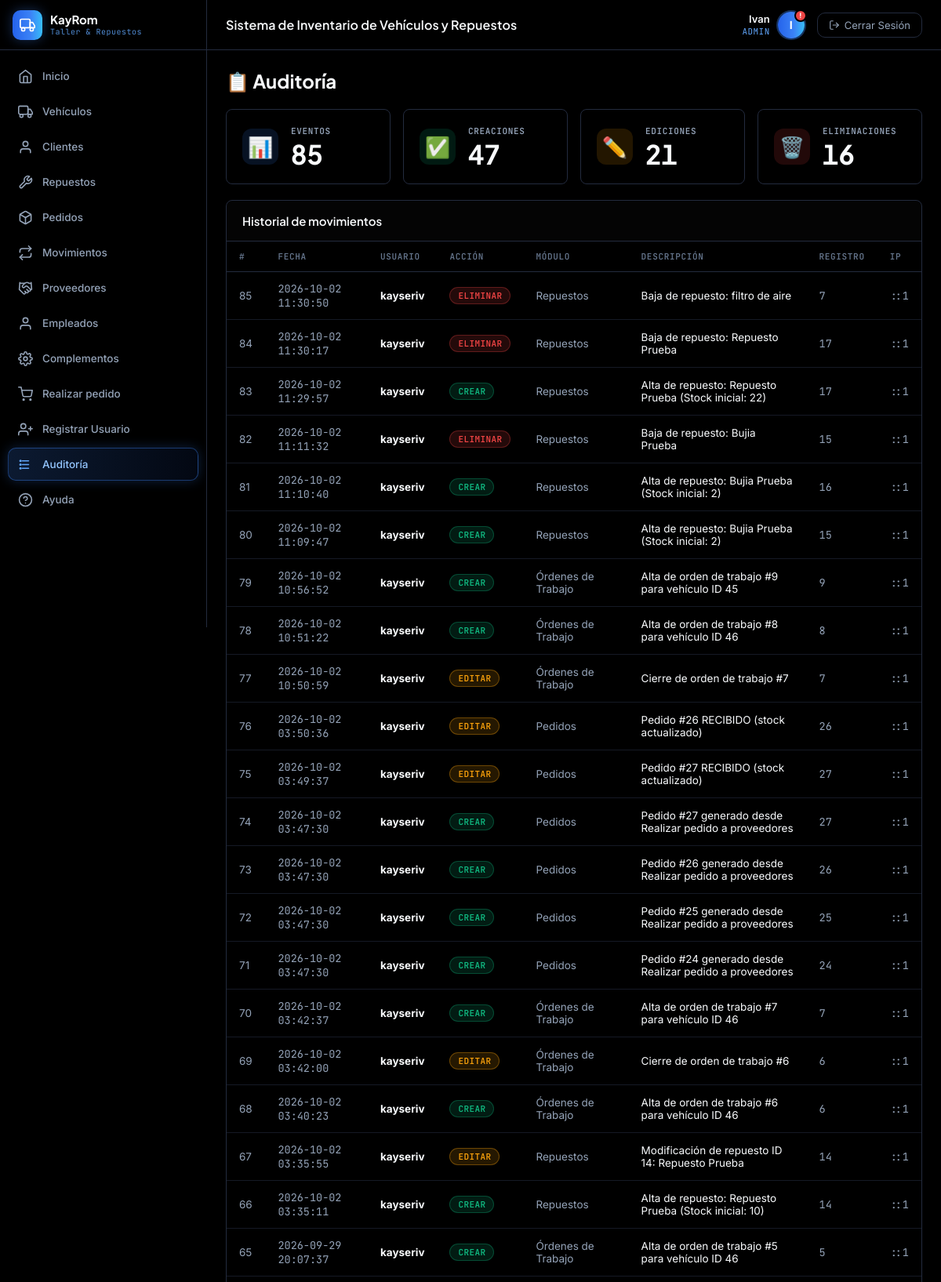
Page /index.php?page=auditorias (signed in, upper part) on the committed database.
### tables this page shows
CREATE TABLE `auditorias` (
  `id` int NOT NULL AUTO_INCREMENT,
  `usuario_id` int DEFAULT NULL,
  `accion` varchar(50) NOT NULL,
  `modulo` varchar(50) NOT NULL,
  `descripcion` varchar(255) DEFAULT NULL,
  `registro_id` int DEFAULT NULL,
  `ip` varchar(45) DEFAULT NULL,
  `fecha` datetime DEFAULT CURRENT_TIMESTAMP,
  PRIMARY KEY (`id`),
  KEY `fk_auditoria_usuario` (`usuario_id`),
  CONSTRAINT `fk_auditoria_usuario` FOREIGN KEY (`usuario_id`) REFERENCES `usuario` (`id`) ON DELETE SET NULL ON UPDATE CASCADE
);

CREATE TABLE `usuario` (
  `id` int NOT NULL AUTO_INCREMENT,
  `nombre_usuario` varchar(100) NOT NULL,
  `contrasena_usuario` varchar(255) NOT NULL,
  `activo` tinyint(1) NOT NULL DEFAULT '1',
  `persona_id` int DEFAULT NULL,
  `email` varchar(100) DEFAULT NULL,
  `token_recuperacion` varchar(64) DEFAULT NULL,
  `token_expiracion` datetime DEFAULT NULL,
  `rol` varchar(30) DEFAULT 'empleado',
  PRIMARY KEY (`id`),
  KEY `persona_id` (`persona_id`),
  CONSTRAINT `usuario_ibfk_1` FOREIGN KEY (`persona_id`) REFERENCES `persona` (`id`)
);

### backend/auditoria/controllers/AuditoriaController.php (called while the page is built)
<?php
class AuditoriaController {
    private $model;
    public function __construct() {
        $this->model = new AuditoriaModel();
    }
    public function index() {
        $data = [
            'auditorias' => $this->model->getAll(),
            'activePage' => 'auditorias'
        ];
        require_once 'backend/auditoria/views/auditorias.php';
    }
}

### config/base_datos.php (called while the page is built, shortened)
<?php
class Database {
    private static $instance = null;
    public $conexion;
    private function __construct() {
        $this->conexion = new mysqli(DB_HOST, DB_USER, DB_PASS, DB_NAME);
        $this->conexion->set_charset(DB_CHARSET);
    }
    public static function getInstance() {
        if (self::$instance === null) {
            self::$instance = new Database();
        }
        return self::$instance;
    }
    public function getConexion() {
        return $this->conexion;
    }
}

### backend/auditoria/AuditoriaModel.php (called while the page is built, shortened)
<?php
class AuditoriaModel
{
    private $db;
    public function __construct()
    {
       require_once __DIR__ . '/../../config/base_datos.php';
        $this->db = Database::getInstance()->getConexion();
    }
    public function getAll() {
        $sql = "SELECT a.*, u.nombre_usuario
                FROM auditorias a
                LEFT JOIN usuario u ON u.id = a.usuario_id
                ORDER BY a.fecha DESC, a.id DESC";
        $result = $this->db->query($sql);
        return $result ? $result->fetch_all(MYSQLI_ASSOC) : [];
    }
}

### backend/auditoria/views/auditorias.php (the view)
<?php require_once 'compartidoCREO/views/encabezado.php'; ?>
<div class="page-header">
    <h1>📋 Auditoría</h1>
</div>
<div class="stats-grid" style="margin-bottom: 20px;">
    <?php
        $totalAuditorias = count($data['auditorias'] ?? []);
        $totalCreaciones = 0;
        $totalEdiciones = 0;
        $totalEliminaciones = 0;
        foreach ($data['auditorias'] ?? [] as $registro) {
            switch (strtoupper($registro['accion'] ?? '')) {
                case 'CREAR':
                    $totalCreaciones++;
                    break;
                case 'EDITAR':
                    $totalEdiciones++;
                    break;
                case 'ELIMINAR':
                    $totalEliminaciones++;
                    break;
            }
        }
    ?>
    <div class="stat-card blue">
        <div class="stat-icon">📊</div>
        <div class="stat-info">
            <div class="stat-label">Eventos</div>
            <div class="stat-value"><?= $totalAuditorias ?></div>
        </div>
    </div>
    <div class="stat-card green">
        <div class="stat-icon">✅</div>
        <div class="stat-info">
            <div class="stat-label">Creaciones</div>
            <div class="stat-value"><?= $totalCreaciones ?></div>
        </div>
    </div>
    <div class="stat-card orange">
        <div class="stat-icon">✏️</div>
        <div class="stat-info">
            <div class="stat-label">Ediciones</div>
            <div class="stat-value"><?= $totalEdiciones ?></div>
        </div>
    </div>
    <div class="stat-card red">
        <div class="stat-icon">🗑️</div>
        <div class="stat-info">
            <div class="stat-label">Eliminaciones</div>
            <div class="stat-value"><?= $totalEliminaciones ?></div>
        </div>
    </div>
</div>
<div class="panel">
    <div class="panel-header">
        <div class="panel-title">Historial de movimientos</div>
    </div>
    <div class="panel-body">
        <table>
            <thead>
                <tr>
                    <th>#</th>
                    <th>Fecha</th>
                    <th>Usuario</th>
                    <th>Acción</th>
                    <th>Módulo</th>
                    <th>Descripción</th>
                    <th>Registro</th>
                    <th>IP</th>
                </tr>
            </thead>
            <tbody>
                <?php if (empty($data['auditorias'])): ?>
                    <tr>
                        <td colspan="8" style="text-align:center;color:var(--text-muted);padding:30px;">
                            No hay eventos de auditoría registrados.
                        </td>
                    </tr>
                <?php else: ?>
                    <?php foreach ($data['auditorias'] as $a): ?>
                        <?php
                            $accion = strtoupper($a['accion'] ?? '');
                            $claseBadge = 'disponible';
                            if ($accion === 'EDITAR') {
                                $claseBadge = 'reparacion';
                            } elseif ($accion === 'ELIMINAR') {
                                $claseBadge = 'vendido';
                            }
                        ?>
                        <tr>
                            <td style="color:var(--text-muted);"><?= (int)($a['id'] ?? 0) ?></td>
                            <td style="color:var(--text-muted); font-family:var(--font-mono);">
                                <?= htmlspecialchars($a['fecha'] ?? '') ?>
                            </td>
                            <td>
                                <strong><?= htmlspecialchars($a['nombre_usuario'] ?? 'Sistema') ?></strong>
                            </td>
                            <td>
                                <span class="badge-status <?= $claseBadge ?>"><?= htmlspecialchars($accion) ?></span>
                            </td>
                            <td style="color:var(--text-muted);"><?= htmlspecialchars($a['modulo'] ?? '') ?></td>
                            <td><?= htmlspecialchars($a['descripcion'] ?? '') ?></td>
                            <td style="color:var(--text-muted); font-family:var(--font-mono);">
                                <?= htmlspecialchars($a['registro_id'] ?? '-') ?>
                            </td>
                            <td style="color:var(--text-muted); font-family:var(--font-mono);">
                                <?= htmlspecialchars($a['ip'] ?? '-') ?>
                            </td>
                        </tr>
                    <?php endforeach; ?>
                <?php endif; ?>
            </tbody>
        </table>
    </div>
</div>
<?php require_once 'compartidoCREO/views/pie_pagina.php'; ?>

### public/css/style.css (style rules this page uses)
:root { --bg-dark: #000000; --bg-panel: #000000; --bg-card: #000000; --bg-hover: #121316; --sidebar-w: 264px; --accent-blue: #3B82F6; --accent-green: #10B981; --accent-orange:#F59E0B; --accent-red: #EF4444; --accent-blue-bright: #60A5FA; --accent-indigo: #6366F1; --gradient-primary: linear-gradient(90deg, #2563EB 0%, #3B82F6 60%, #38BDF8 100%); --text-primary: #F8FAFC; --text-muted: #94A3B8; --text-dim: #64748B; --border: #232B3E; --radius: 8px; --transition: 0.18s ease; --font-display: 'Plus Jakarta Sans', sans-serif; --font-body: 'Inter', sans-serif; --font-mono: 'JetBrains Mono', monospace; }
*, *::before, *::after { margin: 0; padding: 0; box-sizing: border-box; }
body { font-family: var(--font-body); background: var(--bg-dark); color: var(--text-primary); display: flex; min-height: 100vh; overflow-x: hidden; }
.stats-grid { display: grid; grid-template-columns: repeat(4, 1fr); gap: 16px; margin-bottom: 24px; }
.stat-card { border-radius: var(--radius); padding: 20px; display: flex; align-items: center; gap: 16px; background: var(--bg-card); border: 1px solid var(--border); transition: transform var(--transition), border-color var(--transition); position: relative; overflow: hidden; }
.stat-card.blue .stat-icon { background: rgba(59,130,246,0.15); color: #60A5FA; }
.stat-card.green .stat-icon { background: rgba(16,185,129,0.15); color: #10B981; }
.stat-card.orange .stat-icon { background: rgba(245,158,11,0.15); color: #F59E0B; }
.stat-card.red .stat-icon { background: rgba(239,68,68,0.15); color: #EF4444; }
.stat-icon { font-size: 26px; opacity: 0.95; flex-shrink: 0; width: 46px; height: 46px; border-radius: 12px; display: flex; align-items: center; justify-content: center; }
.stat-info { flex: 1; }
.stat-label { font-family: var(--font-mono); font-size: 11px; color: var(--text-muted); font-weight: 600; letter-spacing: 0.06em; text-transform: uppercase; }
.stat-value { font-family: var(--font-display); font-size: 34px; font-weight: 700; line-height: 1; margin-top: 6px; color: var(--text-primary); font-variant-numeric: tabular-nums; }
.panel { background: var(--bg-card); border: 1px solid var(--border); border-radius: var(--radius); overflow: hidden; box-shadow: 0 1px 3px rgba(0,0,0,0.35); }
.panel-header { padding: 16px 20px; border-bottom: 1px solid var(--border); display: flex; align-items: center; justify-content: space-between; background: rgba(255,255,255,0.015); }
.panel-title { font-family: var(--font-display); font-size: 15px; font-weight: 600; display: flex; align-items: center; gap: 8px; color: var(--text-primary); }
.panel-body { padding: 0; overflow-x: auto; }
table { width: 100%; border-collapse: collapse; font-size: 13.5px; }
thead th { padding: 12px 16px; text-align: left; color: var(--text-dim); font-weight: 600; font-size: 11px; letter-spacing: 0.06em; text-transform: uppercase; background: var(--bg-dark); font-family: var(--font-mono); border-bottom: 1px solid var(--border); }
tbody td { padding: 12px 16px; border-bottom: 1px solid rgba(35,43,62,0.6); color: var(--text-primary); }
.badge-status { padding: 3px 10px; border-radius: 20px; font-size: 11px; font-weight: 600; letter-spacing: 0.4px; display: inline-block; font-family: var(--font-mono); }
.badge-status.disponible { background: rgba(16,185,129,0.15); color: #10B981; border: 1px solid rgba(16,185,129,0.3); }
.badge-status.vendido { background: rgba(239,68,68,0.15); color: #EF4444; border: 1px solid rgba(239,68,68,0.3); }
.badge-status.reparacion { background: rgba(245,158,11,0.15); color: #F59E0B; border: 1px solid rgba(245,158,11,0.35); }
.page-header { display: flex; align-items: center; justify-content: space-between; margin-bottom: 20px; }
.page-header h1 { font-family: var(--font-display); font-size: 24px; font-weight: 700; color: var(--text-primary); }
.stat-card, .panel, .btn, .nav-icon-btn, .action-icons a, .module-chip, .filter-group select, .quick-modal-box { transition: transform 0.15s ease, box-shadow 0.15s ease, border-color 0.15s ease, background 0.15s ease, color 0.15s ease; }
tbody tr { transition: background 0.12s ease, box-shadow 0.12s ease; }

### rows in the picture
auditorias: id "85", fecha "2026-10-02 11:30:50", usuario.nombre_usuario "kayseriv", accion "ELIMINAR", modulo "Repuestos", descripcion "Baja de repuesto: filtro de aire", registro "7", ip "::1"
auditorias: id "84", fecha "2026-10-02 11:30:17", usuario.nombre_usuario "kayseriv", accion "ELIMINAR", modulo "Repuestos", descripcion "Baja de repuesto: Repuesto Prueba", registro "17", ip "::1"
auditorias: id "83", fecha "2026-10-02 11:29:57", usuario.nombre_usuario "kayseriv", accion "CREAR", modulo "Repuestos", descripcion "Alta de repuesto: Repuesto Prueba (Stock inicial: 22)", registro "17", ip "::1"
auditorias: id "82", fecha "2026-10-02 11:11:32", usuario.nombre_usuario "kayseriv", accion "ELIMINAR", modulo "Repuestos", descripcion "Baja de repuesto: Bujia Prueba", registro "15", ip "::1"
auditorias: id "81", fecha "2026-10-02 11:10:40", usuario.nombre_usuario "kayseriv", accion "CREAR", modulo "Repuestos", descripcion "Alta de repuesto: Bujia Prueba (Stock inicial: 2)", registro "16", ip "::1"
auditorias: id "80", fecha "2026-10-02 11:09:47", usuario.nombre_usuario "kayseriv", accion "CREAR", modulo "Repuestos", descripcion "Alta de repuesto: Bujia Prueba (Stock inicial: 2)", registro "15", ip "::1"
auditorias: id "79", fecha "2026-10-02 10:56:52", usuario.nombre_usuario "kayseriv", accion "CREAR", modulo "Órdenes de Trabajo", descripcion "Alta de orden de trabajo #9 para vehículo ID 45", registro "9", ip "::1"
auditorias: id "78", fecha "2026-10-02 10:51:22", usuario.nombre_usuario "kayseriv", accion "CREAR", modulo "Órdenes de Trabajo", descripcion "Alta de orden de trabajo #8 para vehículo ID 46", registro "8", ip "::1"
auditorias: id "77", fecha "2026-10-02 10:50:59", usuario.nombre_usuario "kayseriv", accion "EDITAR", modulo "Órdenes de Trabajo", descripcion "Cierre de orden de trabajo #7", registro "7", ip "::1"
auditorias: id "76", fecha "2026-10-02 03:50:36", usuario.nombre_usuario "kayseriv", accion "EDITAR", modulo "Pedidos", descripcion "Pedido #26 RECIBIDO (stock actualizado)", registro "26", ip "::1"
auditorias: id "75", fecha "2026-10-02 03:49:37", usuario.nombre_usuario "kayseriv", accion "EDITAR", modulo "Pedidos", descripcion "Pedido #27 RECIBIDO (stock actualizado)", registro "27", ip "::1"
auditorias: id "74", fecha "2026-10-02 03:47:30", usuario.nombre_usuario "kayseriv", accion "CREAR", modulo "Pedidos", descripcion "Pedido #27 generado desde Realizar pedido a proveedores", registro "27", ip "::1"
auditorias: id "73", fecha "2026-10-02 03:47:30", usuario.nombre_usuario "kayseriv", accion "CREAR", modulo "Pedidos", descripcion "Pedido #26 generado desde Realizar pedido a proveedores", registro "26", ip "::1"
auditorias: id "72", fecha "2026-10-02 03:47:30", usuario.nombre_usuario "kayseriv", accion "CREAR", modulo "Pedidos", descripcion "Pedido #25 generado desde Realizar pedido a proveedores", registro "25", ip "::1"
auditorias: id "71", fecha "2026-10-02 03:47:30", usuario.nombre_usuario "kayseriv", accion "CREAR", modulo "Pedidos", descripcion "Pedido #24 generado desde Realizar pedido a proveedores", registro "24", ip "::1"
auditorias: id "70", fecha "2026-10-02 03:42:37", usuario.nombre_usuario "kayseriv", accion "CREAR", modulo "Órdenes de Trabajo", descripcion "Alta de orden de trabajo #7 para vehículo ID 46", registro "7", ip "::1"
auditorias: id "69", fecha "2026-10-02 03:42:00", usuario.nombre_usuario "kayseriv", accion "EDITAR", modulo "Órdenes de Trabajo", descripcion "Cierre de orden de trabajo #6", registro "6", ip "::1"
auditorias: id "68", fecha "2026-10-02 03:40:23", usuario.nombre_usuario "kayseriv", accion "CREAR", modulo "Órdenes de Trabajo", descripcion "Alta de orden de trabajo #6 para vehículo ID 46", registro "6", ip "::1"
auditorias: id "67", fecha "2026-10-02 03:35:55", usuario.nombre_usuario "kayseriv", accion "EDITAR", modulo "Repuestos", descripcion "Modificación de repuesto ID 14: Repuesto Prueba", registro "14", ip "::1"
auditorias: id "66", fecha "2026-10-02 03:35:11", usuario.nombre_usuario "kayseriv", accion "CREAR", modulo "Repuestos", descripcion "Alta de repuesto: Repuesto Prueba (Stock inicial: 10)", registro "14", ip "::1"
auditorias: id "65", fecha "2026-09-29 20:07:37", usuario.nombre_usuario "kayseriv", accion "CREAR", modulo "Órdenes de Trabajo", descripcion "Alta de orden de trabajo #5 para vehículo ID 46", registro "5", ip "::1"

### other values in the picture
$nombreUsuario "Ivan"
$rolUsuario "ADMIN"
substr($nombreUsuario, 0, 1) "I"
$totalAuditorias "85"
$totalCreaciones "47"
$totalEdiciones "21"
$totalEliminaciones "16"
